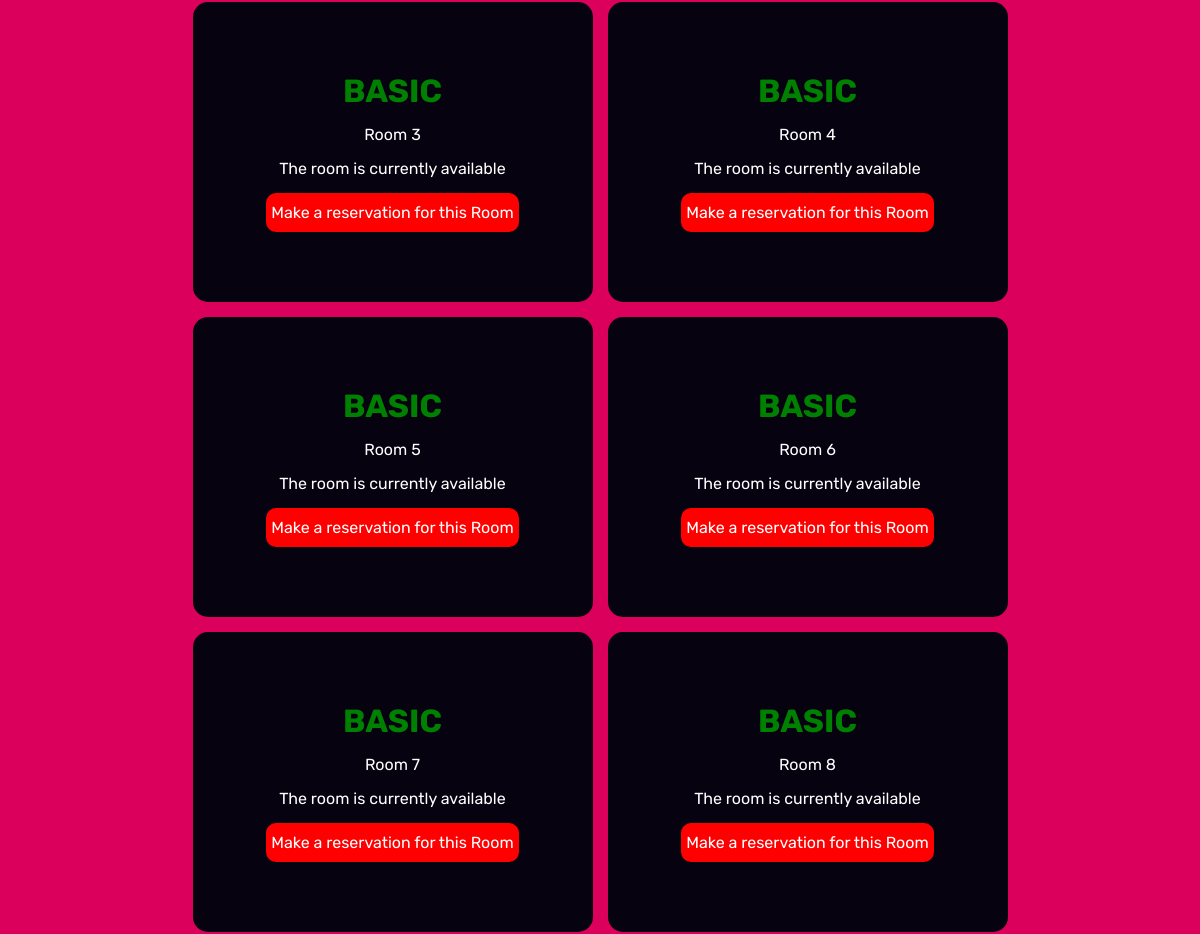
/roomspage/ (middle part), run on an earlier commit of the app's database.
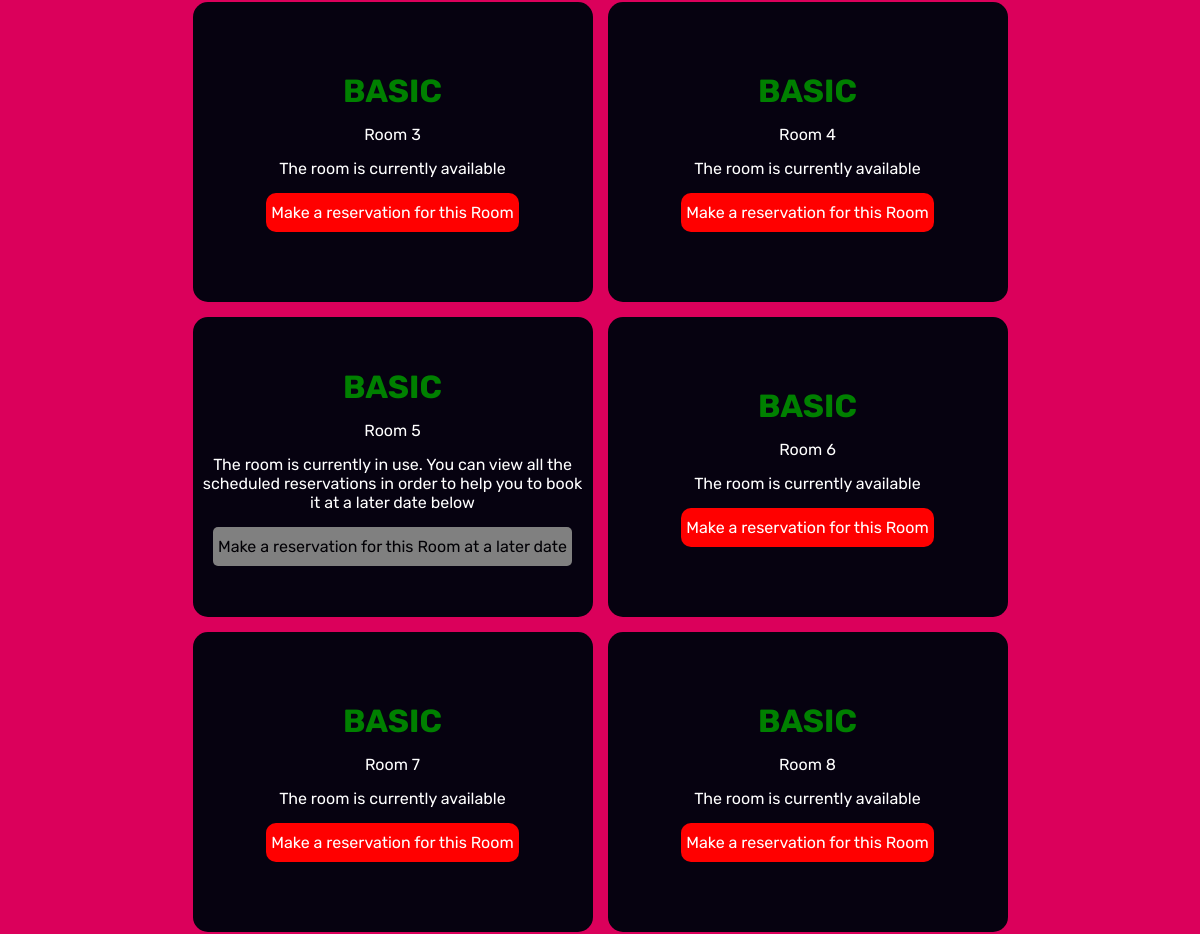
And on a later commit of the database.
### regora_app/models.py (models this page shows, shortened)
class Room(models.Model):
    ROOM_CHOICES = [(i, f"Room{i}") for i in range(1, 52)]
    room_number = models.IntegerField(choices=ROOM_CHOICES, unique=True)
    is_available = models.BooleanField(default=True)
    def getType(self):
        if self.room_number <= 17:
            return "basic"
        elif 17 < self.room_number <= 34:
            return "premium"
        else:
            return "executive"

### regora_app/views.py (the view)
# urls.py: path('roomspage/', views.roomspage, name="roomspage"),
def roomspage(request):
    guest_id = request.GET.get('guest_id')
    if guest_id:
        guest = Guest.objects.get(id=guest_id)
    else:
        guest = None
    rooms = Room.objects.all()
    return render(request, 'roomspage.html', {'guest': guest, 'rooms': rooms})

### templates/roomspage.html (shortened to what this page needs)
{% load static %}
    <head>
    <link rel="stylesheet" href="{% static 'css/booking.css' %}">
</head>
<body>
        <div class="bookingarea">
          {% for room in rooms %}
          <div class="room">
            <h1 class="roomtype {{room.getType}}">{{ room.getType }}</h1>
            <p class="roomnumber">Room {{ room.room_number }}</p>
            <p class="availability">{% if room.is_available %}The room is currently available{% else %}The room is currently in use. You can view all the scheduled reservations in order to help you to book it at a later date below{% endif %}</p>
            <div class="actions">
                <a style="text-decoration: none;" href="../reservation/?room_number={{ room.room_number}}&guest_id={{guest.id}}"><div class="{% if room.is_available %}available{% else %}unavailable{% endif %}">Make a reservation for this Room {% if not room.is_available %}at a later date{% endif %}</div></a>
            </div>
          </div>
          {% endfor %}
        </div>
</body>

What changed in the data, as far as the page shows it:
changed Room (number 3 of 6 on the later page): is_available "The room is currently available" → "The room is currently in use. You can view all the scheduled reservations in order to help you to book it at a later date below at a later date"
